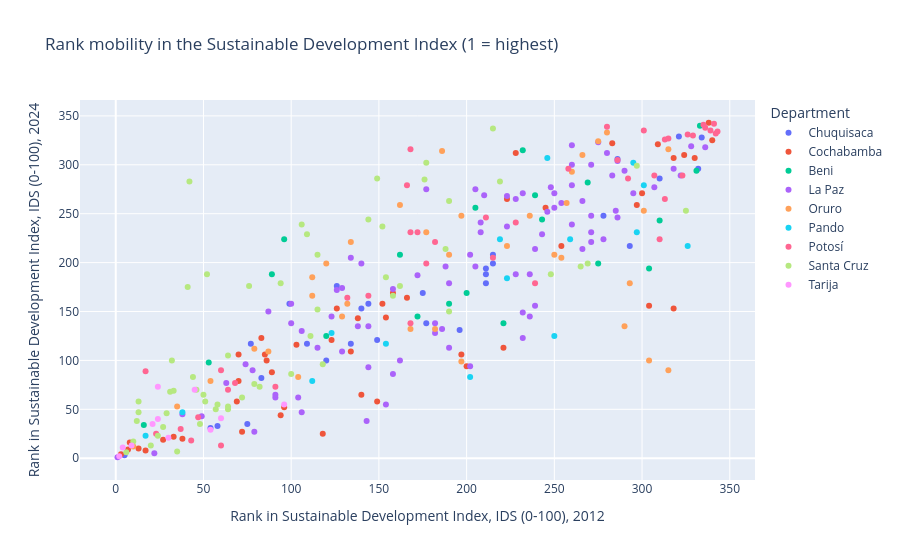

Write notebook code for a chart like this one.
### Markdown cell above
The units that started lower gained more. Ranks moved too: points above the diagonal fell in the ranking, points below it climbed.

### Code cell
px.scatter(chg, x="index_sdg_rank_2012", y="index_sdg_rank_2024", color="department",
           hover_name="name", labels=geo.labels(chg),
           title="Rank mobility in the Sustainable Development Index (1 = highest)")

### Figure 1 — Plotly figure (JSON) as saved in the notebook; plotly's stock layout.template omitted (floating-point values rounded to 4 significant figures)
{"data": [{"hovertemplate": "<b>%{hovertext}</b><br><br>Department=Chuquisaca<br>Rank in Sustainable Development Index, IDS (0-100), 2012=%{x}<br>Rank in Sustainable Development Index, IDS (0-100), 2024=%{y}<extra></extra>", "hovertext": ["Azurduy", "Tarvita", "Villa Serrano", "Huacareta", "Monteagudo", "Huacaya (Autonomía Guaraní Chaqueño de Huacaya)", "Macharetí", "Villa Vaca Guzmán", "Camargo", "Incahuasi", "San Lucas", "Villa Charcas", "Poroma", "Sucre", "Yotala", "Culpina", "Las Carreras", "Villa Abecia", "Alcalá", "El Villar", "Padilla", "Sopachuy", "Tomina", "Tarabuco", "Yamparáez", "Mojocoya", "Presto", "Icla", "Zudáñez"], "legendgroup": "Chuquisaca", "marker": {"color": "#636efa", "symbol": "circle"}, "mode": "markers", "name": "Chuquisaca", "orientation": "v", "showlegend": true, "type": "scatter", "x": [332, 286, 83, 211, 54, 149, 140, 99, 77, 321, 278, 310, 334, 5, 58, 126, 109, 134, 120, 177, 75, 211, 144, 211, 215, 196, 293, 215, 175], "xaxis": "x", "y": [296, 306, 82, 194, 31, 121, 153, 158, 117, 329, 248, 286, 328, 3, 33, 176, 117, 117, 100, 138, 35, 188, 158, 179, 199, 131, 217, 208, 169], "yaxis": "y"}, {"hovertemplate": "<b>%{hovertext}</b><br><br>Department=Cochabamba<br>Rank in Sustainable Development Index, IDS (0-100), 2012=%{x}<br>Rank in Sustainable Development Index, IDS (0-100), 2024=%{y}<extra></extra>", "hovertext": ["Arani", "Vacas", "Arque", "Tacopaya", "Ayopaya", "Cocapata", "Morochata", "Bolívar", "Aiquile", "Omereque", "Pasorapa", "Capinota", "Santiváñez", "Sicaya", "Chimoré", "Entre Ríos", "Pocona", "Pojo", "Puerto Villarroel", "Totora", "Cochabamba", "Colomi", "Sacaba", "Villa Tunari", "Anzaldo", "Arbieto", "Sacabamba", "Tarata", "Cliza", "Toco", "Tolata", "Alalay", "Mizque", "Vila Vila", "TIOC-Raqaypampa", "Punata", "San Benito", "Tacachi", "Villa Gualberto Villarroel", "Villa Rivero", "Colcapirhua", "Quillacollo", "Sipesipe", "Tiquipaya", "Vinto", "Tapacarí", "Shinahota", "Tiraque"], "legendgroup": "Cochabamba", "marker": {"color": "#EF553B", "symbol": "circle"}, "mode": "markers", "name": "Cochabamba", "orientation": "v", "showlegend": true, "type": "scatter", "x": [83, 223, 340, 309, 245, 300, 254, 283, 140, 94, 96, 86, 118, 318, 158, 85, 134, 197, 123, 221, 3, 103, 17, 138, 297, 166, 228, 152, 33, 126, 70, 318, 149, 330, 338, 27, 72, 200, 304, 154, 7, 8, 70, 13, 38, 324, 69, 89], "xaxis": "x", "y": [123, 265, 325, 321, 256, 271, 217, 322, 65, 44, 52, 100, 25, 153, 169, 106, 109, 106, 121, 113, 4, 116, 8, 143, 259, 164, 312, 158, 22, 153, 106, 307, 58, 307, 343, 19, 27, 94, 156, 144, 9, 16, 79, 10, 20, 310, 58, 88], "yaxis": "y"}, {"hovertemplate": "<b>%{hovertext}</b><br><br>Department=Beni<br>Rank in Sustainable Development Index, IDS (0-100), 2012=%{x}<br>Rank in Sustainable Development Index, IDS (0-100), 2024=%{y}<extra></extra>", "hovertext": ["San Javier", "Trinidad", "Puerto Menor de Rurrenabaque", "Reyes", "San Borja", "Santa Rosa", "Baures", "Huacaraje", "Magdalena", "Puerto Siles", "San Joaquín", "San Ramón", "Loreto", "San Andrés", "San Ignacio", "Guayaramerín", "Riberalta", "Exaltación", "Santa Ana", "TIOC-Territorio Indígena Multiétnico"], "legendgroup": "Beni", "marker": {"color": "#00cc96", "symbol": "circle"}, "mode": "markers", "name": "Beni", "orientation": "v", "showlegend": true, "type": "scatter", "x": [269, 16, 53, 243, 232, 89, 221, 275, 172, 310, 190, 200, 304, 205, 239, 120, 162, 331, 96, 333], "xaxis": "x", "y": [282, 34, 98, 244, 315, 188, 138, 199, 145, 243, 158, 169, 194, 256, 269, 125, 208, 294, 224, 340], "yaxis": "y"}, {"hovertemplate": "<b>%{hovertext}</b><br><br>Department=La Paz<br>Rank in Sustainable Development Index, IDS (0-100), 2012=%{x}<br>Rank in Sustainable Development Index, IDS (0-100), 2024=%{y}<extra></extra>", "hovertext": ["Ixiamas", "San Buenaventura", "Ayo Ayo", "Calamarca", "Collana", "Colquencha", "Patacamaya", "Sicasica", "Umala", "Charazani", "Curva", "Escoma", "Humanata", "Mocomoco", "Puerto Acosta", "Puerto Mayor de Carabuco", "Alto Beni", "Caranavi", "Apolo", "Pelechuco", "Catacora", "Santiago de Machaca", "Chacarilla", "Papel Pampa", "San Pedro de Curahuara", "Desaguadero", "Jesús de Machaka", "La (Marka) San Andrés de Machaca", "Puerto Mayor de Guaqui", "Taraco", "Tiahuanacu", "Viacha", "Cajuata", "Colquiri", "Ichoca", "Inquisivi", "Quime", "Villa Libertad Licoma", "Combaya", "Guanay", "Mapiri", "Quiabaya", "Sorata", "Tacacoma", "Teoponte", "Tipuani", "Cairoma", "Luribay", "Malla", "Sapahaqui", "Yaco", "Batallas", "Laja", "Pucarani", "Puerto Pérez", "Copacabana", "San Pedro de Tiquina", "Tito Yupanqui", "Aucapata", "Ayata", "Chuma", "Achocalla", "El Alto", "Mecapaca", "Nuestra Señora de La Paz", "Palca", "Coripata", "Coroico", "Achacachi", "Chua Cocani", "Huarina", "Huatajata", "Santiago de Huata", "Villa Ancoraimes", "Calacoto", "Caquiaviri", "Charaña", "Comanche", "Corocoro", "Nazacara de Pacajes", "Santiago de Callapa", "Waldo Ballivián", "Chulumani", "Irupana", "La Asunta", "Palos Blancos", "Yanacachi"], "legendgroup": "La Paz", "marker": {"color": "#ab63fa", "symbol": "circle"}, "mode": "markers", "name": "La Paz", "orientation": "v", "showlegend": true, "type": "scatter", "x": [295, 91, 232, 239, 134, 202, 104, 243, 246, 239, 271, 250, 307, 208, 260, 266, 190, 115, 158, 202, 228, 177, 322, 223, 318, 78, 228, 248, 129, 172, 182, 79, 100, 205, 290, 286, 129, 126, 223, 144, 106, 275, 190, 208, 236, 106, 188, 186, 260, 260, 286, 182, 232, 236, 271, 87, 138, 210, 285, 260, 205, 158, 22, 143, 1, 162, 63, 38, 144, 232, 154, 91, 123, 278, 328, 254, 283, 266, 280, 250, 336, 271, 74, 100, 271, 140, 49], "xaxis": "x", "y": [271, 62, 271, 156, 205, 208, 62, 229, 252, 214, 221, 271, 277, 231, 320, 263, 179, 113, 173, 94, 265, 275, 289, 237, 296, 90, 188, 277, 109, 187, 138, 27, 158, 196, 294, 246, 174, 172, 268, 93, 47, 323, 113, 241, 188, 130, 196, 132, 300, 239, 304, 128, 123, 145, 300, 150, 135, 269, 253, 279, 275, 86, 5, 38, 1, 100, 77, 45, 135, 149, 55, 65, 145, 224, 319, 261, 289, 214, 312, 256, 318, 248, 96, 138, 231, 199, 43], "yaxis": "y"}, {"hovertemplate": "<b>%{hovertext}</b><br><br>Department=Oruro<br>Rank in Sustainable Development Index, IDS (0-100), 2012=%{x}<br>Rank in Sustainable Development Index, IDS (0-100), 2024=%{y}<extra></extra>", "hovertext": ["Challapata", "Santuario de Quillacas", "Choquecota", "Corque", "Caracollo", "El Choro", "Oruro", "Paria", "Pampa Aullagas", "Salinas de Garci Mendoza (Autonomía Indígena Originario Campesina de Salinas)", "Cruz de Machacamarca", "Escara", "Esmeralda", "Huachacalla", "Yunguyo del Litoral", "Carangas", "La Rivera", "Todos Santos", "Santiago de Huayllamarca", "Huanuni", "Machacamarca", "Antequera", "Pazña", "Poopó", "Uru Chipaya (Nación Originaria Uru Chipaya)", "Coipasa", "Sabaya", "Curahuara de Carangas", "Turco", "Totora", "Toledo", "Santiago de Huari", "Andamarca", "Belén de Andamarca", "Eucaliptus"], "legendgroup": "Oruro", "marker": {"color": "#FFA15A", "symbol": "circle"}, "mode": "markers", "name": "Oruro", "orientation": "v", "showlegend": true, "type": "scatter", "x": [182, 162, 197, 266, 168, 315, 10, 132, 254, 260, 315, 293, 190, 35, 197, 304, 236, 290, 257, 54, 87, 79, 120, 104, 280, 129, 250, 112, 177, 186, 275, 134, 301, 223, 112], "xaxis": "x", "y": [132, 259, 248, 310, 132, 316, 12, 158, 205, 293, 90, 179, 208, 53, 99, 100, 248, 135, 261, 79, 109, 112, 199, 83, 333, 145, 208, 185, 231, 314, 324, 221, 253, 217, 166], "yaxis": "y"}, {"hovertemplate": "<b>%{hovertext}</b><br><br>Department=Pando<br>Rank in Sustainable Development Index, IDS (0-100), 2012=%{x}<br>Rank in Sustainable Development Index, IDS (0-100), 2024=%{y}<extra></extra>", "hovertext": ["Ingavi", "Santa Rosa", "Nueva Esperanza", "Santos Mercado", "Villa Nueva", "Puerto Gonzalo Moreno", "San Lorenzo", "Sena", "Filadelfia", "Puerto Rico", "San Pedro", "Bella Flor", "Bolpebra", "Cobija", "Porvenir"], "legendgroup": "Pando", "marker": {"color": "#19d3f3", "symbol": "circle"}, "mode": "markers", "name": "Pando", "orientation": "v", "showlegend": true, "type": "scatter", "x": [295, 202, 259, 301, 297, 246, 219, 223, 112, 123, 326, 154, 250, 17, 38], "xaxis": "x", "y": [302, 83, 224, 279, 231, 307, 224, 184, 79, 128, 217, 117, 125, 23, 47], "yaxis": "y"}, {"hovertemplate": "<b>%{hovertext}</b><br><br>Department=Potosí<br>Rank in Sustainable Development Index, IDS (0-100), 2012=%{x}<br>Rank in Sustainable Development Index, IDS (0-100), 2024=%{y}<extra></extra>", "hovertext": ["Caripuyo", "Sacaca", "Porco", "Tomave", "Uyuni", "TIOC-Jatun Ayllu Yura", "San Pedro", "Toro Toro", "Colquechaca", "Ocurí", "Pocoata", "Ravelo", "San Pedro de Macha", "Betanzos", "Chaquí", "Tacobamba", "Llica", "Tahua", "San Agustín", "Acasio", "Arampampa", "Caiza \"D\"", "Ckochas", "Puna", "Villazón", "Cotagaita", "Vitichi", "Colcha \"K\"", "San Pedro de Quemes", "Chayanta", "Chuquihuta Ayllu Jucumani", "Llallagua", "Uncía", "Atocha", "Tupiza", "Mojinete", "San Antonio de Esmoruco", "San Pablo", "Potosí", "Tinguipaya", "Urmiri", "Yocalla"], "legendgroup": "Potosí", "marker": {"color": "#FF6692", "symbol": "circle"}, "mode": "markers", "name": "Potosí", "orientation": "v", "showlegend": true, "type": "scatter", "x": [280, 313, 47, 177, 64, 323, 336, 313, 286, 335, 326, 307, 339, 215, 211, 343, 182, 168, 91, 315, 292, 144, 342, 172, 43, 228, 239, 60, 60, 258, 329, 68, 166, 17, 37, 310, 168, 132, 23, 341, 301, 168], "xaxis": "x", "y": [339, 326, 42, 199, 70, 289, 338, 265, 305, 341, 331, 289, 335, 205, 246, 334, 221, 138, 73, 327, 286, 166, 332, 231, 18, 241, 179, 13, 90, 296, 330, 77, 279, 89, 30, 224, 316, 164, 25, 342, 335, 231], "yaxis": "y"}, {"hovertemplate": "<b>%{hovertext}</b><br><br>Department=Santa Cruz<br>Rank in Sustainable Development Index, IDS (0-100), 2012=%{x}<br>Rank in Sustainable Development Index, IDS (0-100), 2024=%{y}<extra></extra>", "hovertext": ["Cotoca", "El Torno", "La Guardia", "Porongo", "Santa Cruz de la Sierra", "San Matías", "Pailón", "Roboré", "San José de Chiquitos", "Boyuibe", "Cabezas", "Camiri", "Charagua (Autonomía Guaraní Charagua Iyambae)", "Cuevo", "Gutiérrez (Autonomía Indígena Kereimba Iyaambae)", "Lagunillas", "Mairana", "Pampagrande", "Quirusillas", "Samaipata", "El Carmen Rivero Tórrez", "Puerto Quijarro", "Puerto Suárez", "Ascención de Guarayos", "El Puente", "Urubichá", "Buena Vista", "San Carlos", "San Juan", "Yapacaní", "Comarapa", "Saipina", "Concepción", "Cuatro Cañadas", "San Antonio de Lomerio", "San Javier", "San Julián", "San Ramón", "Fernández Alonso", "General Saavedra", "Mineros", "Montero", "San Pedro", "Colpa Bélgica", "Portachuelo", "Santa Rosa del Sara", "Moromoro", "Postrervalle", "Pucará", "Trigal", "Vallegrande", "San Ignacio de Velasco", "San Miguel de Velasco", "San Rafael", "Okinawa Uno", "Warnes"], "legendgroup": "Santa Cruz", "marker": {"color": "#B6E880", "symbol": "circle"}, "mode": "markers", "name": "Santa Cruz", "orientation": "v", "showlegend": true, "type": "scatter", "x": [44, 57, 24, 35, 6, 176, 109, 41, 42, 94, 106, 12, 190, 158, 325, 190, 31, 46, 64, 20, 152, 13, 52, 215, 297, 177, 64, 64, 115, 248, 33, 58, 144, 72, 188, 162, 269, 111, 118, 154, 79, 13, 82, 51, 48, 265, 29, 76, 100, 32, 10, 115, 149, 219, 50, 27], "xaxis": "x", "y": [83, 50, 23, 7, 6, 285, 229, 175, 283, 179, 239, 38, 263, 166, 253, 150, 68, 70, 105, 13, 237, 47, 188, 337, 299, 302, 53, 50, 152, 188, 69, 55, 244, 62, 214, 176, 199, 125, 96, 185, 76, 58, 73, 58, 35, 196, 46, 176, 86, 100, 17, 208, 286, 283, 65, 32], "yaxis": "y"}, {"hovertemplate": "<b>%{hovertext}</b><br><br>Department=Tarija<br>Rank in Sustainable Development Index, IDS (0-100), 2012=%{x}<br>Rank in Sustainable Development Index, IDS (0-100), 2024=%{y}<extra></extra>", "hovertext": ["Bermejo", "Padcaya", "Uriondo", "Yunchará", "Tarija", "Caraparí", "Villa Montes", "Yacuiba", "El Puente", "San Lorenzo", "Entre Ríos"], "legendgroup": "Tarija", "marker": {"color": "#FF97FF", "symbol": "circle"}, "mode": "markers", "name": "Tarija", "orientation": "v", "showlegend": true, "type": "scatter", "x": [4, 30, 21, 96, 2, 9, 24, 24, 60, 54, 45], "xaxis": "x", "y": [11, 21, 35, 55, 2, 13, 40, 73, 41, 29, 70], "yaxis": "y"}], "layout": {"legend": {"title": {"text": "Department"}, "tracegroupgap": 0}, "title": {"text": "Rank mobility in the Sustainable Development Index (1 = highest)"}, "xaxis": {"anchor": "y", "domain": [0.0, 1.0], "title": {"text": "Rank in Sustainable Development Index, IDS (0-100), 2012"}}, "yaxis": {"anchor": "x", "domain": [0.0, 1.0], "title": {"text": "Rank in Sustainable Development Index, IDS (0-100), 2024"}}}}
